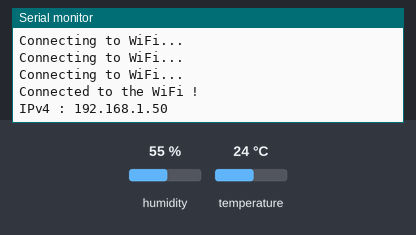
Bench run of a sketch on a simulated ESP32. Parts: the last lines printed to the serial monitor. The inputs (shaded band) are chosen by the test bench; at power-on: humidity 55 %, temperature 24 °C. WiFi joins after 1.5 s; servers stay silent unless stated; random numbers use the default seed unless the sketch sets one.

Above: at 2.7 s.
2.8 s: humidity set to 22 %
At 4.7 s:
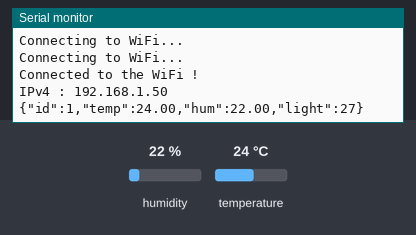
7.0 s: temperature set to 12 °C
At 8.3 s:
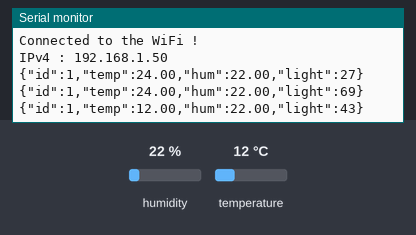
10.0 s: humidity set to 40 %
At 13.0 s:
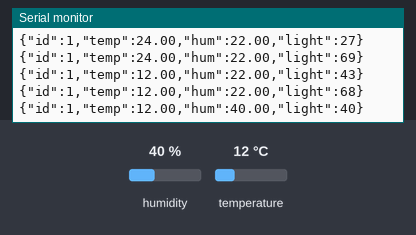
Timing chart, 0 to 14.5 s (numbered marks = the images above; inputs shaded):
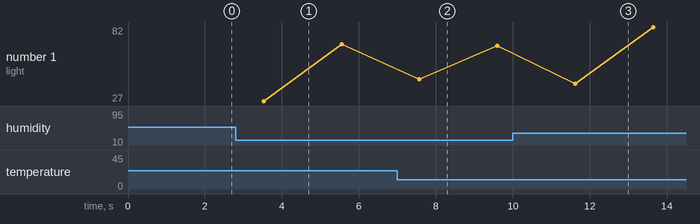

Measured:
- after the input at 2.8 s, the serial monitor: prints a new line after 0.73 s (image 1)
- after the input at 7.0 s, the serial monitor: prints a new line after 0.57 s (image 2)
- after the input at 10.0 s, the serial monitor: prints a new line after 1.6 s (image 3)

The sketch:

DHT.ino
```cpp
#include "DHT.h"
#include "WiFi.h"
#include <HTTPClient.h>
#include <ArduinoJson.h>

// Define Pin
#define DHTPIN 15
#define LDR 2
#define DHTTYPE DHT11 // Sensor DHT11

DHT dht(DHTPIN, DHTTYPE); // lib of DHT

//Networks Setup
const char* ssid = "RP4";
const char* pwd = "0852902000s";
String serverName = "http://192.168.1.103:3000/update-sensor/add";
int counter = 1;

//ใช้สำหรับ Multitask Func
//ใช้ unsigned long เพราะว่าเก็บค่าได้มากกว่า int
unsigned long lastTime=0;
unsigned long timerDelay=5000;  //Set timer to 5 seconds (5000ms)


void setup() {

  Serial.begin(115200);
  WiFi.begin(ssid,pwd);

  while(WiFi.status() != WL_CONNECTED){
     delay(500);
     Serial.println("Connecting to WiFi...");
    }

   Serial.println("Connected to the WiFi !");
   Serial.print("IPv4 : ");
   Serial.println(WiFi.localIP());

  dht.begin();


}

void loop() {
  delay(2000);

  float h = dht.readHumidity();
  // Read temperature as Celsius (the default)
  float t = dht.readTemperature();
  // Read temperature as Fahrenheit (isFahrenheit = true)
  float f = dht.readTemperature(true);

  // Check if any reads failed and exit early (to try again).
  if (isnan(h) || isnan(t) || isnan(f)) {
    Serial.println(F("Failed to read from DHT sensor!"));
    return;
  }
  String str1 = "";
  str1 += "{";
  str1 +=  "\"id\":";
  str1 += String(counter);
  str1 += ",";
  str1 += "\"temp\":";
  str1 += String(t);
  str1 += ",";
  str1 += "\"hum\":";
  str1 += String(h);
  str1 += ",";
  str1 += "\"light\":";
  str1 += String(random(20, 90));
  str1 += "}";

  //Serial.print(F("Humidity: "));
  //Serial.print(h);
  //Serial.print(F("%  Temperature: "));
  //Serial.print(t);
  //Serial.println(F("°C "));
  Serial.println(str1);


    }
```
